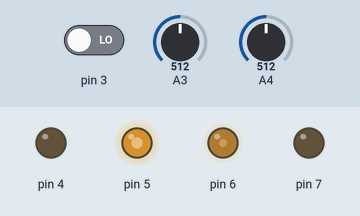
Recording of a sketch running on a simulated Arduino Uno, built with avr-gcc and run on an emulated ATmega328P. Parts: output pins drawn as LEDs (lit = HIGH). Inputs (shaded band) come from the test bench; at power-on: A4 = 512, pin 3 LOW, A3 = 512. What the sketch prints to the serial monitor is not drawn.

Above: at 4.2 s.
4.3 s: A4 set to 306
At 5.0 s:
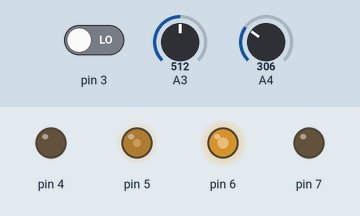
5.8 s: A4 set to 511
At 6.3 s:
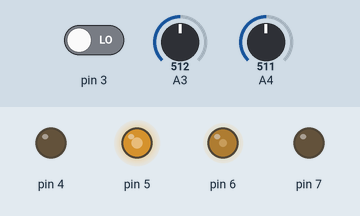
7.3 s: A4 set to 245
At 23.2 s:
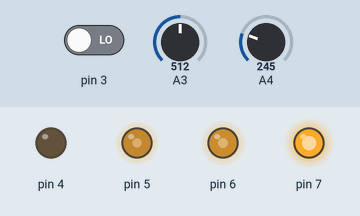
Timing chart, 0 to 31.5 s (numbered marks = the images above; inputs shaded):
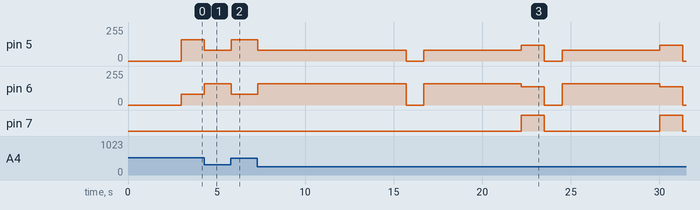

The sketch:

wall.ino
```cpp
#define PIN_TRIG 10
#define PIN_ECHO 11

int vel = 120, err, upr;
float kprop = 0.7, kdef = 1;
int sens = 0, sensOld = 0;
float k_filtr = 0.3;
uint32_t timerW = millis(), timerW0 = millis(), value, timerW2 = millis();
bool flag = false;

void setup() {
  pinMode(4, OUTPUT);
  pinMode(7, OUTPUT);
  pinMode(PIN_TRIG, OUTPUT);
  pinMode(PIN_ECHO, INPUT);
  pinMode(3, INPUT);
  attachInterrupt(1, enc, RISING);
  Serial.begin(9600);
  delay(3000);
}

void loop() {
  while (millis() - timerW0 < 15700) {
    Serial.println(value);
    sens = analogRead(A4);
    Serial.println(sens);
    upr = (400 - sens) * kprop + (sens - sensOld) * kdef;
    if (upr > 40)
      upr = 40;
    else if (upr < -40)
      upr = -40;
    sensOld = sens;
    motor(vel - upr, vel + upr);
  }
  motor(0, 0);
  delay(1000);
  timerW = millis();
  while (millis() - timerW < 5500) {
    Serial.println(value);
    /*if (flag)
      sens = analogRead(A3);
      else*/
    sens = analogRead(A4);
    Serial.println(sens);
    upr = (400 - sens) * kprop + (sens - sensOld) * kdef;
    if (upr > 40)
      upr = 40;
    else if (upr < -40)
      upr = -40;
    sensOld = sens;
    motor(vel - upr, vel + upr);
  }
  povorot();
  timerW2 = millis();
  while (millis() - timerW2 < 5500) {
    Serial.println(value);
    /*if (flag)
      sens = analogRead(A3);
      else*/
    sens = analogRead(A3);
    Serial.println(sens);
    upr = (400 - sens) * kprop + (sens - sensOld) * kdef;
    if (upr > 40)
      upr = 40;
    else if (upr < -40)
      upr = -40;
    sensOld = sens;
    motor(vel + upr, vel - upr);
  }
  povorot();
}
```

encoder.ino
```cpp
void enc() {
  if (digitalRead(3))
    value++;
  else
    value--;
}
```

motors.ino
```cpp
void motor(int mL, int mR) {
  digitalWrite(4, (mL < 0));
  if (mL > 255)
    mL = 255;
  analogWrite(5, mL);

  digitalWrite(7, (mR < 0));
  if (mR > 255)
    mR = 255;
  analogWrite(6, mR);
}
```

povorot.ino
```cpp
void povorot() {
  motor(0, 0);
  motor(120, -120);
  delay(1300);
  motor(0, 0);
  delay(1000);
}
```

sonar.ino
```cpp
int sonar() {
  digitalWrite(PIN_TRIG, HIGH);
  delayMicroseconds(10);
  digitalWrite(PIN_TRIG, LOW);

  uint32_t duration = pulseIn(PIN_ECHO, HIGH);
  uint32_t cm = duration / 58;

  return cm;
}
```

Measured:
- after the input at 4.3 s, pin 5: 160/255 → 80/255 at once; pin 6: 80/255 → 160/255 at once
- after the input at 5.8 s, pin 5: 80/255 → 160/255 at once; pin 6: 160/255 → 80/255 at once
